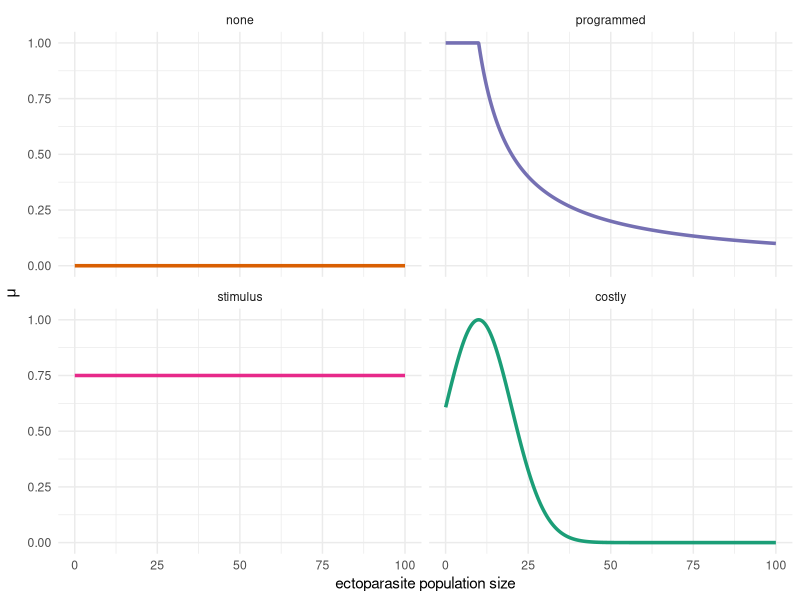

Source code (R): (Note: this script raises an error after producing the figure.)
## ---- chunk 1
knitr::opts_chunk$set(echo = TRUE)
library(tidyr) 
library(ggplot2)
library(dplyr)
library(gridExtra) # plotting multipanels 
## ---- chunk 2
# Define parasite density range
x <- seq(0.01, 100, length.out = 1000)

# Define grooming scenarios 

## no grooming 
death_none <- function(x) rep(0, length(x))

## programmed to a certain number of fleas per day (G)
death_programmed <-  function(x, G = 10) {
  pmin(1, G / x)  # cap at 1 to avoid unrealistic death rates > 1
} 

## saturate to a % of fleas (e.g., stimulus driven) perG
death_stimulus <- function(x, d0 = 0, dmax = 1, perG  = 0.75) {
  k <- x * (1 - perG) / perG
  d0 + (dmax * x) / (k + x)
}

## costly, stimulus driven to a certain point, but then there is a cost 
death_costly <- function(x, max = 1, mu = 10, sigma = 10) {
  max * exp(-((x - mu)^2) / (2 * sigma^2))
}

# Evaluate each function
df <- data.frame(
  x = x,
  none = death_none(x),
  programmed = death_programmed(x),
  stimulus = death_stimulus(x),
  costly = death_costly(x)
)


df_long <- pivot_longer(df, -x, names_to = "grooming scenario", values_to = "DeathRate")

# Plot
## Facet plot of grooming scenarios 
ggplot(df_long, aes(x = x, y = DeathRate, color = `grooming scenario`)) +
  geom_line(size = 1.2) +
  facet_wrap(~factor(`grooming scenario`, levels = c("none", "programmed", "stimulus", "costly")))  +
  labs(
    x = "ectoparasite population size",
    y = expression(mu)
  ) +
  theme_minimal() +
  scale_color_brewer(palette = "Dark2") + 
  theme(legend.position = "none")

## Merge plot of grooming scenarios 
  
## ---- chunk 3
# plot different grooming scenarios 

# 1. Define parameter ranges
x_vals <- seq(1, 100, length.out = 100)  # parasite population size 
G_vals <- seq(1, 100, length.out = 100)   # grooming efficiency

# 2. Create a grid of all combinations
grid <- expand.grid(
  pop_size = x_vals,
  groom_efficiency = G_vals
)

# 3. Define total groomed for each scenario

# Programmed: can remove up to G fleas per day
grid$programmed <- pmin(grid$pop_size, grid$groom_efficiency)
grid$programmed_rate <- grid$programmed/ grid$pop_size

# Stimulus-driven: can remove up to %perG per day 
k_vals <-
grid$stimulus <- grid$pop_size*grid$groom_efficiency/100 # thinking if saturating at 0.75% 

# Costly: Gaussian centered at mu = 50, sigma = 15
mu <- 50
sigma <- 15
efficiency <- exp(-((grid$pop_size - mu)^2) / (2 * sigma^2))
grid$costly <- grid$death_rate * efficiency

# 4. Reshape for plotting
plot_data <- pivot_longer(grid, cols = c("programmed", "stimulus", "costly"),
                          names_to = "scenario", values_to = "total_groomed")

plot_data$scenario <- factor(plot_data$scenario,
                             levels = c("programmed", "stimulus", "costly"))

# 5. Plot faceted heatmap
ggplot(plot_data, aes(x = pop_size, y = death_rate, fill = total_groomed)) +
  geom_tile() +
  scale_fill_viridis_c(option = "inferno", direction = -1) +
  facet_wrap(~scenario) +
  labs(
    x = "ectoparasite population size",
    y = "grooming efficiency",
    fill = "mortality rate"
  ) +
  theme_minimal()

## ---- chunk 4
# plot different grooming scenarios 

# 1. Define parameter ranges
x_vals <- seq(1, 100, length.out = 100)  # parasite population size 
G_vals <- seq(1, 100, length.out = 100)   # grooming efficiency

# 2. Create a grid of all combinations
grid_prog <- expand.grid(
  pop_size = x_vals,
  groom_efficiency = G_vals
)

# Provide some columns for 
## scenario 
grid_prog$scenario <- grid_prog$groom_efficiency

# Programmed: can remove up to G fleas per day
grid_prog$fleas_groomed <- pmin(grid_prog$pop_size, grid_prog$groom_efficiency)
grid_prog$death_rate <- grid_prog$fleas_groomed/ grid_prog$pop_size

# PROGRAMMED
## Plot full parameter space for Programmed 
ggplot(grid_prog, aes(x = pop_size, y = groom_efficiency, fill = death_rate)) +
  geom_tile() +
  scale_fill_viridis_c(option = "inferno", direction = -1) +
  labs(
    x = "ectoparasite population size",
    y = "programmed groom limit",
    fill = "mortality rate"
  ) +
  theme_classic()

## PROGRAMMED
# Plot example for all grooming efficiency scenarios 
prog_scenarios <- ggplot(grid_prog, aes(x = pop_size, y = death_rate, 
                      group = groom_efficiency, color = fleas_groomed)) +
  geom_line() +
  scale_color_gradientn(
    colours = c("gray70", viridis::viridis(255, option = "inferno", direction = -1)),
    values  = scales::rescale(c(0, 100)),
    limits  = c(0, 100),
    breaks  = c(0, 25, 50, 75, 100),
    name    = "ectoparasite deaths"
  ) +
  labs(
    x = "ectoparasite population size",
    y = "death rate",
    title = expression(bold("a.") ~ " Programmed")
  ) +
  theme_classic()
prog_scenarios # check all good

## make a no legend version for multi-panel
prog_scenarios_nl <- prog_scenarios + 
  theme(legend.position = "none")


# Stimulus-driven: can remove up to %perG per day 
stim_rates <- seq(0.01, 1, length.out = 100)  # death rates (for stimulus)

grid_stim <- expand.grid(
  pop_size = x_vals,
  death_rate = stim_rates
)
grid_stim$scenario <- as.integer(factor(grid_stim$death_rate))
grid_stim$fleas_groomed <- floor(grid_stim$pop_size*grid_stim$death_rate)

## Plot full parameter space for Stimulus
ggplot(grid_stim, aes(x = pop_size, y = fleas_groomed, fill = death_rate)) +
  geom_tile() +
  scale_fill_viridis_c(option = "inferno", direction = -1) +
  labs(
    x = "ectoparasite population size",
    y = "grooming efficiency",
    fill = "mortality rate"
  ) +
  theme_classic()

stim_scenarios <- ggplot(grid_stim, aes(x = pop_size, y = death_rate, 
                      group = death_rate, color =  fleas_groomed)) +
  geom_line() +
  scale_color_gradientn(
    colours = c("gray70", viridis::viridis(255, option = "inferno", direction = -1)),
    values  = scales::rescale(c(0, 100)),
    limits  = c(0, 100),
    breaks  = c(0, 25, 50, 75, 100),
    name    = "Ectoparasite Deaths"
  ) +
  labs(
    x = "ectoparasite population size",
    y = "death rate",
    title = expression(bold("b.") ~ " Stimulus-driven")
  ) +
  theme_classic()
stim_scenarios # check all good 

## make a no legend version for multi-panel
stim_scenarios_nl_ny <- stim_scenarios + 
  theme(legend.position = "none", 
        axis.title.y = element_blank(),
        axis.text.y  = element_blank(),
        axis.ticks.y = element_blank())

# Costly: Gaussian centered at a variable peak/optimal ectoparasite that then decreases 

## explore 100 different scenarios of cost 
cost_scenarios <- data.frame(
  scenario = 1:100,
  mu = runif(100, 10, 50),
  sigma = runif(100, 5, 25)
)

grid_cost  <- expand_grid(
  pop_size = 1:100, # ectoparasite population size
  scenario = 1:100 # this changes the type of gaussian curve
) 

grid_cost <- left_join(grid_cost, cost_scenarios, by = "scenario")
grid_cost$death_rate <- exp(-((grid_cost$pop_size - grid_cost$mu)^2) / (2 * grid_cost$sigma^2))
grid_cost$fleas_groomed <- floor(grid_cost$pop_size*grid_cost$death_rate)


cost_scenarios <- ggplot(grid_cost, aes(x = pop_size, y = death_rate, 
                      group = scenario, color =  fleas_groomed)) +
  geom_line() +
  scale_color_gradientn(
    colours = c("gray70", viridis::viridis(255, option = "inferno", direction = -1)),
    values  = scales::rescale(c(0, 100)),
    limits  = c(0, 100),
    breaks  = c(0, 25, 50, 75, 100),
    name    = "ectoparasite deaths"
  ) +
  labs(
    x = "ectoparasite population size",
    y = "death rate",
   title = expression(bold("c.") ~ " Costly")
  ) +
  theme_classic() +
  theme(legend.position = c(0.98, 0.98),
        legend.justification = c(1, 1), 
        legend.background = element_rect(fill = NA, color = NA),
        legend.box.background = element_rect(fill = NA, color = NA), 
        legend.text  = element_text(size = 6),
        legend.title = element_text(size = 7)) + 
  guides(
  color = guide_colorbar(
    title.position = "top",
    title.hjust = 1, 
    barheight = unit(0.8, "in"),
    barwidth  = unit(0.2, "in"),
    ticks = FALSE))
cost_scenarios # check all good 

# remove y axis for multipanel
cost_scenarios_ny <- cost_scenarios + 
  theme(axis.title.y = element_blank(),
  axis.text.y  = element_blank(),
  axis.ticks.y = element_blank())

# plot all three scenarios next to eachother 
png(filename="figures/groom_scenarios.png", width = 7.5, height =3, unit = 'in', res = 300)
grid.arrange(prog_scenarios_nl, stim_scenarios_nl_ny, cost_scenarios_ny, nrow = 1)
dev.off()
## ---- chunk 5
## need to make Grooming rates for much larger parasite populations 

# 1. Define parameter ranges
fm_x_vals <- seq(0, 1000, length.out = 1001)  # parasite population size 
G_vals <- seq(1, 100, length.out = 100)   # grooming efficiency

# 2. Create a grid of all combinations
grid_prog_fm <- expand.grid(
  pop_size = fm_x_vals,
  groom_efficiency = G_vals
)

# Provide some columns for 
## scenario 
grid_prog_fm$scenario <- grid_prog_fm$groom_efficiency

# Programmed: can remove up to G fleas per day
grid_prog_fm$fleas_groomed <- pmin(grid_prog_fm$pop_size, grid_prog_fm$groom_efficiency)
grid_prog_fm$death_rate <- grid_prog_fm$fleas_groomed/ grid_prog_fm$pop_size

# Stimulus-driven: can remove up to %perG per day 
grid_stim_fm <- expand.grid(
  pop_size = fm_x_vals,
  death_rate = stim_rates
)
grid_stim_fm$scenario <- as.integer(factor(grid_stim_fm$death_rate))
grid_stim_fm$fleas_groomed <- floor(grid_stim_fm$pop_size*grid_stim_fm$death_rate)


# Costly: Gaussian centered at a variable peak/optimal ectoparasite that then decreases 

## explore 100 different scenarios of cost 
cost_scenarios_fm <- data.frame(
  scenario = 1:100,
  mu = runif(100, 10, 50),
  sigma = runif(100, 5, 25)
)

grid_cost_fm  <- expand_grid(
  pop_size = 0:1000, # ectoparasite population size
  scenario = 1:100 # this changes the type of gaussian curve
) 

grid_cost_fm <- left_join(grid_cost_fm, cost_scenarios_fm, by = "scenario")
grid_cost_fm$death_rate <- exp(-((grid_cost_fm$pop_size - grid_cost_fm$mu)^2) / (2 * grid_cost_fm$sigma^2))
grid_cost_fm$fleas_groomed <- floor(grid_cost_fm$pop_size*grid_cost_fm$death_rate)

# saving grooming scenarios for use in the model 
grid_prog_fm$groom_type <- "programmed"
grid_prog_fm <- grid_prog_fm[, c("groom_type", "scenario", "pop_size", "death_rate")]
grid_stim_fm$groom_type <- "stimulus"
grid_stim_fm <- grid_stim_fm[, c("groom_type", "scenario", "pop_size", "death_rate")]
grid_cost_fm$groom_type <- "costly"
grid_cost_fm <- grid_cost_fm[, c("groom_type", "scenario", "pop_size", "death_rate")]

grooming_deathrates <- rbind(grid_prog_fm, grid_stim_fm, grid_cost_fm)
write.csv(grooming_deathrates, file = "data/grooming_deathrates.csv")
